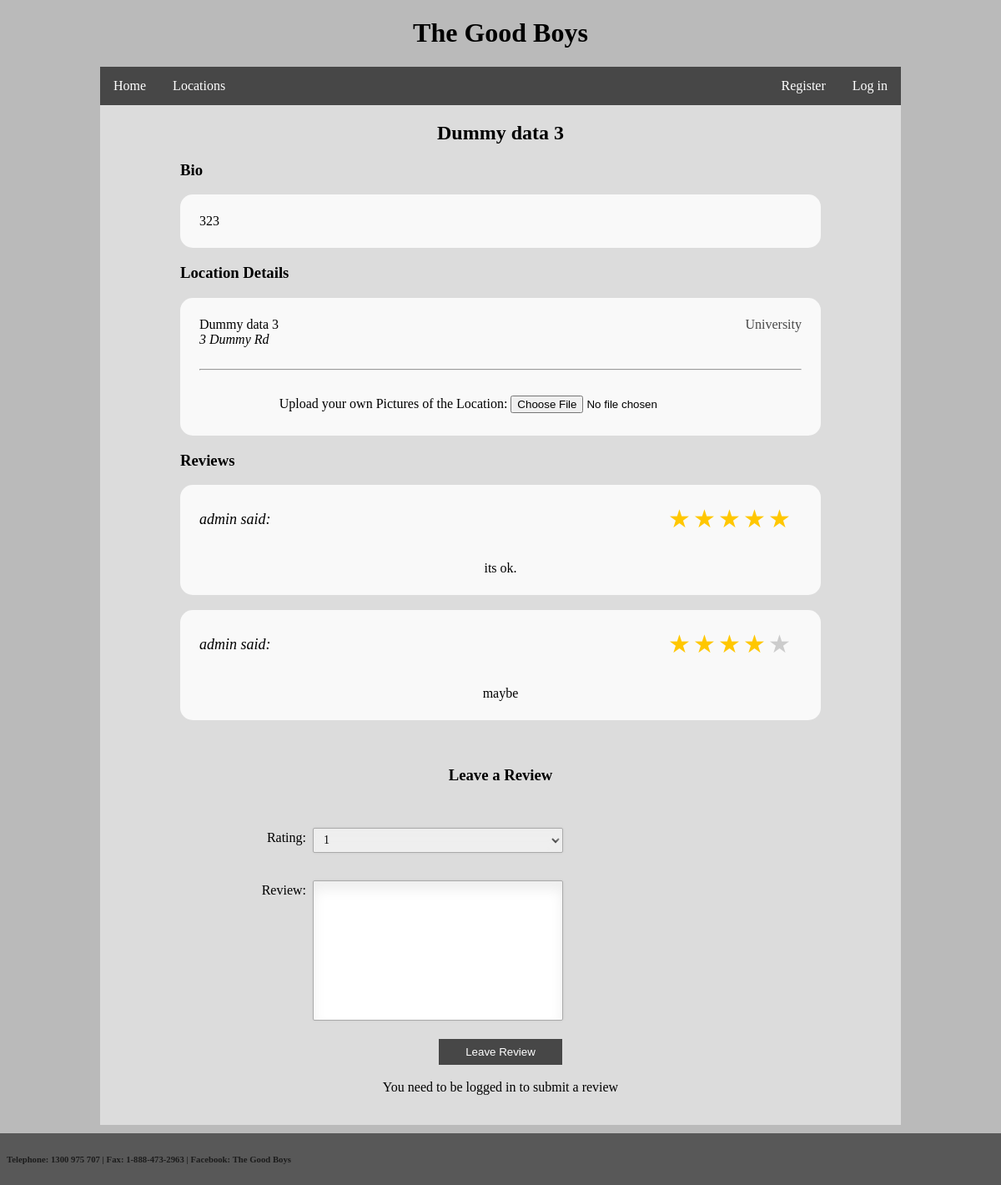
Before: /location/individual/3/ with the older database file.
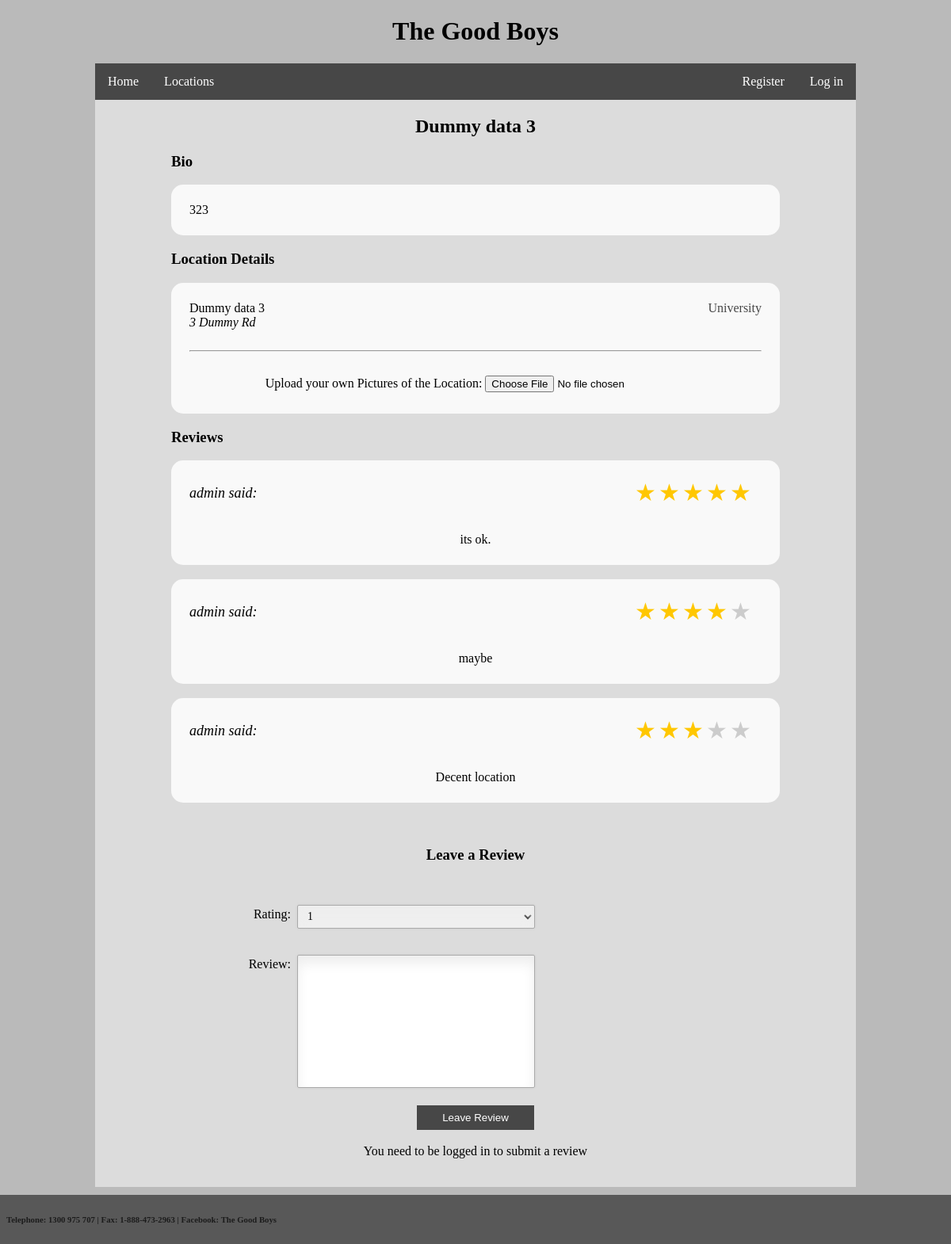
After: the same page with the newer database file.
### sprint1/models.py (models this page shows, shortened)
class Review(models.Model):
    user = models.ForeignKey(Profile)
    location = models.ForeignKey(Location)
    reviewText = models.TextField(max_length=1023)
    rating = models.IntegerField(default=1, choices=ratings)

### sprint1/views.py (the view)
# urls.py: url(r'^location/individual/(?P<location_id>[0-9]+)/$', views.locations, name='locations'),
def locations(request, location_id):
    if (request.user.is_authenticated()):
        submitButton = '<button class="pretty-button" type="submit" >Leave Review</button><br />'
        navBar = navBarFunc(request, True)
    else:
        navBar = navBarFunc(request, False)
        submitButton = '<button class="pretty-button" type="submit" disabled>Leave Review</button><br /><br /><div class="centered-content">You need to be logged in to submit a review</div>'
    try:
        locationId = int(location_id)
        l = Location.objects.get(id=locationId)
        locationName = l.locationName
        locationBio = l.locationBio
        locationAddress = l.locationAddress
        locationTypeId = l.locationType
    except:
        notification = "This location does not exist"
        context_dict = {'navBar' : navBar, 'notification' : notification,}
        return render(request, 'notification.html', context=context_dict)
    tags = ""
    locationType = locationTypeOutput(locationTypeId)
    if request.method == 'POST':
        form = ReviewForm(request.POST)
        if form.is_valid():
            instance = form.save(commit=False)
            instance.location_id = locationId
            instance.user = Profile.objects.get(user=(request.user))
            instance.save()
            return HttpResponseRedirect("")
    else:
        form = ReviewForm()
    ReviewList = ReviewOutput(locationId)
    context_dict = {'submitButton': submitButton, 'form': form, 'ReviewList': ReviewList, 'navBar' : navBar, 'location_id' : location_id, 'locationName': locationName, 'locationBio': locationBio, 'locationAddress': locationAddress, 'locationType': locationType}
    return render(request, 'viewLocation.html', context=context_dict)

### sprint1/forms.py
class ReviewForm(ModelForm):
    class Meta:
        model = Review
        fields = ['rating', 'reviewText']
        labels = {'reviewText': 'Review', 'rating': 'Rating'}

### sprint1/models.py (called while the page is built)
    def __str__(self):
        return self.user.username

### sprint1/views.py (called while the page is built)
def locationTypeOutput(locationTypeId):
    if locationTypeId == 1:
        return "Library"
    elif locationTypeId == 2:
        return "Hotel"
    elif locationTypeId == 3:
        return "University"
    elif locationTypeId == 4:
        return "Museum"
    elif locationTypeId == 5:
        return "Public Space"
    else:
        return ""

### templates/viewLocation.html (shortened to what this page needs)
{% extends 'base.html' %}
{% block content %}
<h2 style="width: 100%; text-align: center;">{{ locationName }}</h2>
<h3 style="margin-left: 10%">Bio</h3>
<table class="info" width="80%" align="center">
    <tbody>
        <tr>
            <td>
                {{ locationBio }}
            </td>
        </tr>
    </tbody>
</table>
<form>
    <h3 style="margin-left: 10%">Location Details</h3>
    <table class="info" width="80%" align="center">
        <tr>
            <td>
                {{ locationName }}
                <span style="float:right; color: #474747;">{{ locationType }}</span><br />
                <i>{{ locationAddress }}</i><br />
                <br />
                <hr />
            </td>
        </tr>
        <tr>
            <td>
        <br />
                <div class="centered-content">
                    <label for="picture">Upload your own Pictures of the Location:</label>
                    <input type="file" name="picture" accept="image/*" />
                </div>
            </td>
        </tr>
        <tr>
            <td>
            </td>
        </tr>
    </table>
    <h3 style="margin-left: 10%">Reviews</h3>
    {% autoescape off %}
        {% for review in ReviewList %}
            {{ review }}
        {% endfor %}
    {% endautoescape %}
        <br />
</form>
<h3 style="text-align:center;">Leave a Review</h3>
<div class="contact_form">
<form method="post" accept-charset="utf-8">
    <div class="centered-content">
    {% for field in form %}
    <br />
        <p>
        {{ field.label_tag }} <br />
            {{ field }}
        </p>
    {% endfor %}
    <br />
    {% autoescape off %}
        {{ submitButton }}
    {% endautoescape %}
    </div>
</form>
</div>
{% endblock %}

Changed rows visible on the page:
added Review: reviewText "admin said: Decent location"
